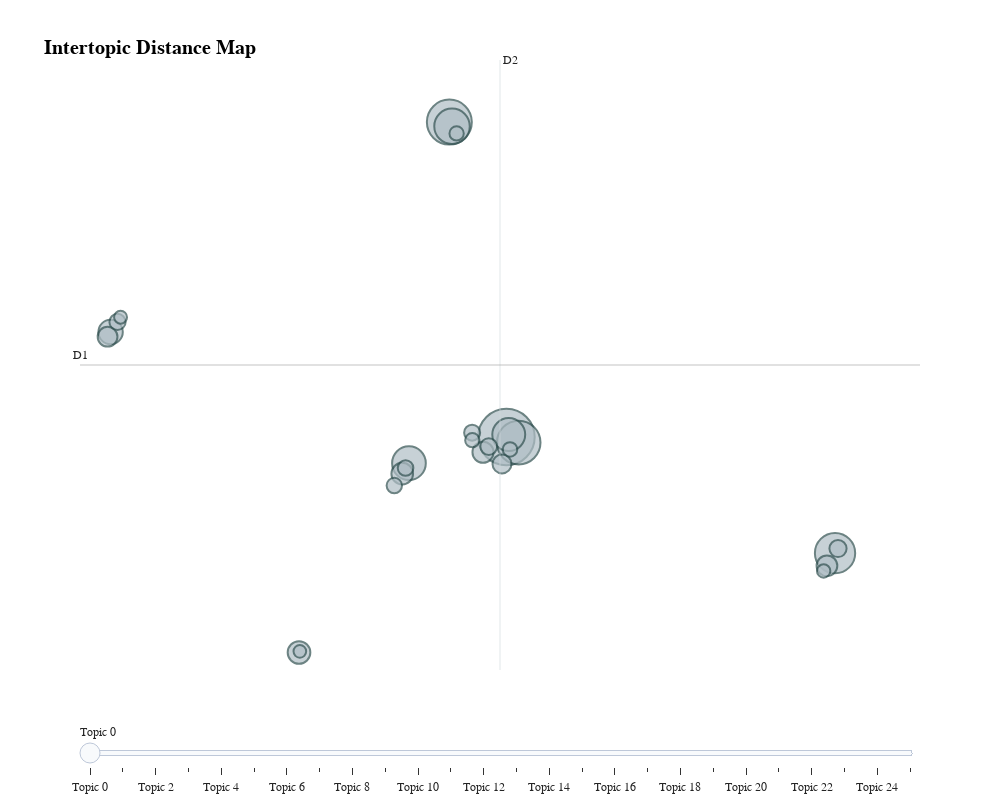

Notebook cell for this chart:
### Code cell
# ------------------------------------------------------------
# Visualize intertopic distances
# ------------------------------------------------------------

# N.B. UMAP (Uniform Manifold Approximation and Projection)
# used for dimensionality reduction. 
fig_2d = topic_model.visualize_topics(custom_labels=True)

# Update background and grid
fig_2d.update_layout(
    plot_bgcolor="white",
    paper_bgcolor="white",
    font_family="Arial",
    title_font_size=20,
    title_x=0.15,  # Center title
    width=1000,
    height=800,
    xaxis=dict(
        showgrid=False,
        zeroline=True,
        showline=True,
        ticks="outside",
        title=None
    ),
    yaxis=dict(
        showgrid=False,
        zeroline=True,
        showline=True,
        ticks="outside",
        title=None
    ),
    legend=dict(
        orientation="h",
        yanchor="bottom",
        y=1.02,
        xanchor="center",
        x=0.5
    )
)

fig_2d.write_image("../outputs/intertopic_distance_map_2D.png")
fig_2d.write_html("../outputs/intertopic_distance_map_2D.html")   

fig_2d.show()

### Figure 1 — Plotly figure (JSON) as saved in the notebook; plotly's stock layout.template omitted (floating-point values rounded to 4 significant figures)
{"data": [{"customdata": [[0, "growth | passenger | travel | markets | cargo", 499], [1, "safety | iosa | accidents | accident | audit", 315], [2, "emissions | carbon | saf | environmental | icao", 297], [3, "airport | charges | cost | airports | infrastructure", 253], [4, "security | risk | information | passenger | smart security", 196], [5, "settlement | billion | bsp | processed | cass", 177], [6, "s | commercial | business | world | contents", 169], [7, "cargo | e | freight | e freight | awb", 93], [8, "regulation | rights | passenger rights | regulations | smarter", 80], [9, "ndc | travel | airline | retailing | order", 73], [10, "airlines | airways | china | cargo | latam", 69], [11, "tax | taxes | taxation | government | passenger", 67], [12, "lithium | ceiv | batteries | lithium batteries | dangerous", 61], [13, "training | itdi | strategic | courses | partners", 56], [14, "slot | wsg | slots | airports | airport", 46], [15, "chairman | president | airlines | airways | board", 44], [16, "data | intelligence | cargois | business intelligence | dds", 41], [17, " |  |  |  | ", 40], [18, "bcbp | e | ticketing | boarding | passes", 38], [19, "baggage | self | fast travel | fast | travel", 37], [20, "diversity | inclusion | diversity inclusion | gender | female", 33], [21, "tel fax | fax | tel | offices | box", 32], [22, "id | identity | digital | biometric | travel", 32], [23, "fuel | jet fuel | jet | supply | fuel supply", 28], [24, "timatic | airs t | airs | t | timatic autocheck", 26], [25, "unruly | incidents | unruly passenger | unruly passengers | behavior", 25]], "hovertemplate": "<b>Topic %{customdata[0]}</b><br>%{customdata[1]}<br>Size: %{customdata[2]}", "legendgroup": "", "marker": {"color": "#B0BEC5", "line": {"color": "DarkSlateGrey", "width": 2}, "size": [499, 315, 297, 253, 196, 177, 169, 93, 80, 73, 69, 67, 61, 56, 46, 44, 41, 40, 38, 37, 33, 32, 32, 28, 26, 25], "sizemode": "area", "sizeref": 0.3119, "symbol": "circle"}, "mode": "markers", "name": "", "orientation": "v", "showlegend": false, "type": "scatter", "x": [9.298, 6.831, 9.828, 23.51, 6.946, 5.085, 9.399, -7.815, 0.3307, 4.794, 8.285, 23.16, -7.946, 9.107, 23.63, 8.535, -7.516, 7.816, 4.937, 4.451, 9.454, 7.824, 7.145, 23.01, -7.384, 0.3666], "xaxis": "x", "y": [2.745, 11.48, 2.591, -0.4749, 11.36, 2.019, 2.812, 5.656, -3.23, 1.73, 2.323, -0.8247, 5.526, 1.998, -0.3465, 2.479, 5.935, 2.866, 1.886, 1.399, 2.401, 2.656, 11.16, -0.968, 6.066, -3.198], "yaxis": "y"}], "layout": {"annotations": [{"showarrow": false, "text": "D1", "x": -9.138, "y": 4.741, "yshift": 10}, {"showarrow": false, "text": "D2", "x": 9.021, "xshift": 10, "y": 13.2}], "font": {"family": "Arial"}, "height": 800, "hoverlabel": {"bgcolor": "white", "font": {"family": "Rockwell", "size": 16}}, "legend": {"itemsizing": "constant", "orientation": "h", "tracegroupgap": 0, "x": 0.5, "xanchor": "center", "y": 1.02, "yanchor": "bottom"}, "margin": {"t": 60}, "paper_bgcolor": "white", "plot_bgcolor": "white", "shapes": [{"line": {"color": "#CFD8DC", "width": 2}, "type": "line", "x0": 9.021, "x1": 9.021, "y0": -3.715, "y1": 13.2}, {"line": {"color": "#9E9E9E", "width": 2}, "type": "line", "x0": -9.138, "x1": 27.18, "y0": 4.741, "y1": 4.741}], "sliders": [{"active": 0, "pad": {"t": 50}, "steps": [{"args": [{"marker.color": [["red", "#B0BEC5", "#B0BEC5", "#B0BEC5", "#B0BEC5", "#B0BEC5", "#B0BEC5", "#B0BEC5", "#B0BEC5", "#B0BEC5", "#B0BEC5", "#B0BEC5", "#B0BEC5", "#B0BEC5", "#B0BEC5", "#B0BEC5", "#B0BEC5", "#B0BEC5", "#B0BEC5", "#B0BEC5", "#B0BEC5", "#B0BEC5", "#B0BEC5", "#B0BEC5", "#B0BEC5", "#B0BEC5"]]}], "label": "Topic 0", "method": "update"}, {"args": [{"marker.color": [["#B0BEC5", "red", "#B0BEC5", "#B0BEC5", "#B0BEC5", "#B0BEC5", "#B0BEC5", "#B0BEC5", "#B0BEC5", "#B0BEC5", "#B0BEC5", "#B0BEC5", "#B0BEC5", "#B0BEC5", "#B0BEC5", "#B0BEC5", "#B0BEC5", "#B0BEC5", "#B0BEC5", "#B0BEC5", "#B0BEC5", "#B0BEC5", "#B0BEC5", "#B0BEC5", "#B0BEC5", "#B0BEC5"]]}], "label": "Topic 1", "method": "update"}, {"args": [{"marker.color": [["#B0BEC5", "#B0BEC5", "red", "#B0BEC5", "#B0BEC5", "#B0BEC5", "#B0BEC5", "#B0BEC5", "#B0BEC5", "#B0BEC5", "#B0BEC5", "#B0BEC5", "#B0BEC5", "#B0BEC5", "#B0BEC5", "#B0BEC5", "#B0BEC5", "#B0BEC5", "#B0BEC5", "#B0BEC5", "#B0BEC5", "#B0BEC5", "#B0BEC5", "#B0BEC5", "#B0BEC5", "#B0BEC5"]]}], "label": "Topic 2", "method": "update"}, {"args": [{"marker.color": [["#B0BEC5", "#B0BEC5", "#B0BEC5", "red", "#B0BEC5", "#B0BEC5", "#B0BEC5", "#B0BEC5", "#B0BEC5", "#B0BEC5", "#B0BEC5", "#B0BEC5", "#B0BEC5", "#B0BEC5", "#B0BEC5", "#B0BEC5", "#B0BEC5", "#B0BEC5", "#B0BEC5", "#B0BEC5", "#B0BEC5", "#B0BEC5", "#B0BEC5", "#B0BEC5", "#B0BEC5", "#B0BEC5"]]}], "label": "Topic 3", "method": "update"}, {"args": [{"marker.color": [["#B0BEC5", "#B0BEC5", "#B0BEC5", "#B0BEC5", "red", "#B0BEC5", "#B0BEC5", "#B0BEC5", "#B0BEC5", "#B0BEC5", "#B0BEC5", "#B0BEC5", "#B0BEC5", "#B0BEC5", "#B0BEC5", "#B0BEC5", "#B0BEC5", "#B0BEC5", "#B0BEC5", "#B0BEC5", "#B0BEC5", "#B0BEC5", "#B0BEC5", "#B0BEC5", "#B0BEC5", "#B0BEC5"]]}], "label": "Topic 4", "method": "update"}, {"args": [{"marker.color": [["#B0BEC5", "#B0BEC5", "#B0BEC5", "#B0BEC5", "#B0BEC5", "red", "#B0BEC5", "#B0BEC5", "#B0BEC5", "#B0BEC5", "#B0BEC5", "#B0BEC5", "#B0BEC5", "#B0BEC5", "#B0BEC5", "#B0BEC5", "#B0BEC5", "#B0BEC5", "#B0BEC5", "#B0BEC5", "#B0BEC5", "#B0BEC5", "#B0BEC5", "#B0BEC5", "#B0BEC5", "#B0BEC5"]]}], "label": "Topic 5", "method": "update"}, {"args": [{"marker.color": [["#B0BEC5", "#B0BEC5", "#B0BEC5", "#B0BEC5", "#B0BEC5", "#B0BEC5", "red", "#B0BEC5", "#B0BEC5", "#B0BEC5", "#B0BEC5", "#B0BEC5", "#B0BEC5", "#B0BEC5", "#B0BEC5", "#B0BEC5", "#B0BEC5", "#B0BEC5", "#B0BEC5", "#B0BEC5", "#B0BEC5", "#B0BEC5", "#B0BEC5", "#B0BEC5", "#B0BEC5", "#B0BEC5"]]}], "label": "Topic 6", "method": "update"}, {"args": [{"marker.color": [["#B0BEC5", "#B0BEC5", "#B0BEC5", "#B0BEC5", "#B0BEC5", "#B0BEC5", "#B0BEC5", "red", "#B0BEC5", "#B0BEC5", "#B0BEC5", "#B0BEC5", "#B0BEC5", "#B0BEC5", "#B0BEC5", "#B0BEC5", "#B0BEC5", "#B0BEC5", "#B0BEC5", "#B0BEC5", "#B0BEC5", "#B0BEC5", "#B0BEC5", "#B0BEC5", "#B0BEC5", "#B0BEC5"]]}], "label": "Topic 7", "method": "update"}, {"args": [{"marker.color": [["#B0BEC5", "#B0BEC5", "#B0BEC5", "#B0BEC5", "#B0BEC5", "#B0BEC5", "#B0BEC5", "#B0BEC5", "red", "#B0BEC5", "#B0BEC5", "#B0BEC5", "#B0BEC5", "#B0BEC5", "#B0BEC5", "#B0BEC5", "#B0BEC5", "#B0BEC5", "#B0BEC5", "#B0BEC5", "#B0BEC5", "#B0BEC5", "#B0BEC5", "#B0BEC5", "#B0BEC5", "#B0BEC5"]]}], "label": "Topic 8", "method": "update"}, {"args": [{"marker.color": [["#B0BEC5", "#B0BEC5", "#B0BEC5", "#B0BEC5", "#B0BEC5", "#B0BEC5", "#B0BEC5", "#B0BEC5", "#B0BEC5", "red", "#B0BEC5", "#B0BEC5", "#B0BEC5", "#B0BEC5", "#B0BEC5", "#B0BEC5", "#B0BEC5", "#B0BEC5", "#B0BEC5", "#B0BEC5", "#B0BEC5", "#B0BEC5", "#B0BEC5", "#B0BEC5", "#B0BEC5", "#B0BEC5"]]}], "label": "Topic 9", "method": "update"}, {"args": [{"marker.color": [["#B0BEC5", "#B0BEC5", "#B0BEC5", "#B0BEC5", "#B0BEC5", "#B0BEC5", "#B0BEC5", "#B0BEC5", "#B0BEC5", "#B0BEC5", "red", "#B0BEC5", "#B0BEC5", "#B0BEC5", "#B0BEC5", "#B0BEC5", "#B0BEC5", "#B0BEC5", "#B0BEC5", "#B0BEC5", "#B0BEC5", "#B0BEC5", "#B0BEC5", "#B0BEC5", "#B0BEC5", "#B0BEC5"]]}], "label": "Topic 10", "method": "update"}, {"args": [{"marker.color": [["#B0BEC5", "#B0BEC5", "#B0BEC5", "#B0BEC5", "#B0BEC5", "#B0BEC5", "#B0BEC5", "#B0BEC5", "#B0BEC5", "#B0BEC5", "#B0BEC5", "red", "#B0BEC5", "#B0BEC5", "#B0BEC5", "#B0BEC5", "#B0BEC5", "#B0BEC5", "#B0BEC5", "#B0BEC5", "#B0BEC5", "#B0BEC5", "#B0BEC5", "#B0BEC5", "#B0BEC5", "#B0BEC5"]]}], "label": "Topic 11", "method": "update"}, {"args": [{"marker.color": [["#B0BEC5", "#B0BEC5", "#B0BEC5", "#B0BEC5", "#B0BEC5", "#B0BEC5", "#B0BEC5", "#B0BEC5", "#B0BEC5", "#B0BEC5", "#B0BEC5", "#B0BEC5", "red", "#B0BEC5", "#B0BEC5", "#B0BEC5", "#B0BEC5", "#B0BEC5", "#B0BEC5", "#B0BEC5", "#B0BEC5", "#B0BEC5", "#B0BEC5", "#B0BEC5", "#B0BEC5", "#B0BEC5"]]}], "label": "Topic 12", "method": "update"}, {"args": [{"marker.color": [["#B0BEC5", "#B0BEC5", "#B0BEC5", "#B0BEC5", "#B0BEC5", "#B0BEC5", "#B0BEC5", "#B0BEC5", "#B0BEC5", "#B0BEC5", "#B0BEC5", "#B0BEC5", "#B0BEC5", "red", "#B0BEC5", "#B0BEC5", "#B0BEC5", "#B0BEC5", "#B0BEC5", "#B0BEC5", "#B0BEC5", "#B0BEC5", "#B0BEC5", "#B0BEC5", "#B0BEC5", "#B0BEC5"]]}], "label": "Topic 13", "method": "update"}, {"args": [{"marker.color": [["#B0BEC5", "#B0BEC5", "#B0BEC5", "#B0BEC5", "#B0BEC5", "#B0BEC5", "#B0BEC5", "#B0BEC5", "#B0BEC5", "#B0BEC5", "#B0BEC5", "#B0BEC5", "#B0BEC5", "#B0BEC5", "red", "#B0BEC5", "#B0BEC5", "#B0BEC5", "#B0BEC5", "#B0BEC5", "#B0BEC5", "#B0BEC5", "#B0BEC5", "#B0BEC5", "#B0BEC5", "#B0BEC5"]]}], "label": "Topic 14", "method": "update"}, {"args": [{"marker.color": [["#B0BEC5", "#B0BEC5", "#B0BEC5", "#B0BEC5", "#B0BEC5", "#B0BEC5", "#B0BEC5", "#B0BEC5", "#B0BEC5", "#B0BEC5", "#B0BEC5", "#B0BEC5", "#B0BEC5", "#B0BEC5", "#B0BEC5", "red", "#B0BEC5", "#B0BEC5", "#B0BEC5", "#B0BEC5", "#B0BEC5", "#B0BEC5", "#B0BEC5", "#B0BEC5", "#B0BEC5", "#B0BEC5"]]}], "label": "Topic 15", "method": "update"}, {"args": [{"marker.color": [["#B0BEC5", "#B0BEC5", "#B0BEC5", "#B0BEC5", "#B0BEC5", "#B0BEC5", "#B0BEC5", "#B0BEC5", "#B0BEC5", "#B0BEC5", "#B0BEC5", "#B0BEC5", "#B0BEC5", "#B0BEC5", "#B0BEC5", "#B0BEC5", "red", "#B0BEC5", "#B0BEC5", "#B0BEC5", "#B0BEC5", "#B0BEC5", "#B0BEC5", "#B0BEC5", "#B0BEC5", "#B0BEC5"]]}], "label": "Topic 16", "method": "update"}, {"args": [{"marker.color": [["#B0BEC5", "#B0BEC5", "#B0BEC5", "#B0BEC5", "#B0BEC5", "#B0BEC5", "#B0BEC5", "#B0BEC5", "#B0BEC5", "#B0BEC5", "#B0BEC5", "#B0BEC5", "#B0BEC5", "#B0BEC5", "#B0BEC5", "#B0BEC5", "#B0BEC5", "red", "#B0BEC5", "#B0BEC5", "#B0BEC5", "#B0BEC5", "#B0BEC5", "#B0BEC5", "#B0BEC5", "#B0BEC5"]]}], "label": "Topic 17", "method": "update"}, {"args": [{"marker.color": [["#B0BEC5", "#B0BEC5", "#B0BEC5", "#B0BEC5", "#B0BEC5", "#B0BEC5", "#B0BEC5", "#B0BEC5", "#B0BEC5", "#B0BEC5", "#B0BEC5", "#B0BEC5", "#B0BEC5", "#B0BEC5", "#B0BEC5", "#B0BEC5", "#B0BEC5", "#B0BEC5", "red", "#B0BEC5", "#B0BEC5", "#B0BEC5", "#B0BEC5", "#B0BEC5", "#B0BEC5", "#B0BEC5"]]}], "label": "Topic 18", "method": "update"}, {"args": [{"marker.color": [["#B0BEC5", "#B0BEC5", "#B0BEC5", "#B0BEC5", "#B0BEC5", "#B0BEC5", "#B0BEC5", "#B0BEC5", "#B0BEC5", "#B0BEC5", "#B0BEC5", "#B0BEC5", "#B0BEC5", "#B0BEC5", "#B0BEC5", "#B0BEC5", "#B0BEC5", "#B0BEC5", "#B0BEC5", "red", "#B0BEC5", "#B0BEC5", "#B0BEC5", "#B0BEC5", "#B0BEC5", "#B0BEC5"]]}], "label": "Topic 19", "method": "update"}, {"args": [{"marker.color": [["#B0BEC5", "#B0BEC5", "#B0BEC5", "#B0BEC5", "#B0BEC5", "#B0BEC5", "#B0BEC5", "#B0BEC5", "#B0BEC5", "#B0BEC5", "#B0BEC5", "#B0BEC5", "#B0BEC5", "#B0BEC5", "#B0BEC5", "#B0BEC5", "#B0BEC5", "#B0BEC5", "#B0BEC5", "#B0BEC5", "red", "#B0BEC5", "#B0BEC5", "#B0BEC5", "#B0BEC5", "#B0BEC5"]]}], "label": "Topic 20", "method": "update"}, {"args": [{"marker.color": [["#B0BEC5", "#B0BEC5", "#B0BEC5", "#B0BEC5", "#B0BEC5", "#B0BEC5", "#B0BEC5", "#B0BEC5", "#B0BEC5", "#B0BEC5", "#B0BEC5", "#B0BEC5", "#B0BEC5", "#B0BEC5", "#B0BEC5", "#B0BEC5", "#B0BEC5", "#B0BEC5", "#B0BEC5", "#B0BEC5", "#B0BEC5", "red", "#B0BEC5", "#B0BEC5", "#B0BEC5", "#B0BEC5"]]}], "label": "Topic 21", "method": "update"}, {"args": [{"marker.color": [["#B0BEC5", "#B0BEC5", "#B0BEC5", "#B0BEC5", "#B0BEC5", "#B0BEC5", "#B0BEC5", "#B0BEC5", "#B0BEC5", "#B0BEC5", "#B0BEC5", "#B0BEC5", "#B0BEC5", "#B0BEC5", "#B0BEC5", "#B0BEC5", "#B0BEC5", "#B0BEC5", "#B0BEC5", "#B0BEC5", "#B0BEC5", "#B0BEC5", "red", "#B0BEC5", "#B0BEC5", "#B0BEC5"]]}], "label": "Topic 22", "method": "update"}, {"args": [{"marker.color": [["#B0BEC5", "#B0BEC5", "#B0BEC5", "#B0BEC5", "#B0BEC5", "#B0BEC5", "#B0BEC5", "#B0BEC5", "#B0BEC5", "#B0BEC5", "#B0BEC5", "#B0BEC5", "#B0BEC5", "#B0BEC5", "#B0BEC5", "#B0BEC5", "#B0BEC5", "#B0BEC5", "#B0BEC5", "#B0BEC5", "#B0BEC5", "#B0BEC5", "#B0BEC5", "red", "#B0BEC5", "#B0BEC5"]]}], "label": "Topic 23", "method": "update"}, {"args": [{"marker.color": [["#B0BEC5", "#B0BEC5", "#B0BEC5", "#B0BEC5", "#B0BEC5", "#B0BEC5", "#B0BEC5", "#B0BEC5", "#B0BEC5", "#B0BEC5", "#B0BEC5", "#B0BEC5", "#B0BEC5", "#B0BEC5", "#B0BEC5", "#B0BEC5", "#B0BEC5", "#B0BEC5", "#B0BEC5", "#B0BEC5", "#B0BEC5", "#B0BEC5", "#B0BEC5", "#B0BEC5", "red", "#B0BEC5"]]}], "label": "Topic 24", "method": "update"}, {"args": [{"marker.color": [["#B0BEC5", "#B0BEC5", "#B0BEC5", "#B0BEC5", "#B0BEC5", "#B0BEC5", "#B0BEC5", "#B0BEC5", "#B0BEC5", "#B0BEC5", "#B0BEC5", "#B0BEC5", "#B0BEC5", "#B0BEC5", "#B0BEC5", "#B0BEC5", "#B0BEC5", "#B0BEC5", "#B0BEC5", "#B0BEC5", "#B0BEC5", "#B0BEC5", "#B0BEC5", "#B0BEC5", "#B0BEC5", "red"]]}], "label": "Topic 25", "method": "update"}]}], "title": {"font": {"color": "Black", "size": 20}, "text": "<b>Intertopic Distance Map</b>", "x": 0.15, "xanchor": "center", "y": 0.95, "yanchor": "top"}, "width": 1000, "xaxis": {"anchor": "y", "domain": [0, 1], "range": [-9.138, 27.18], "showgrid": false, "showline": true, "ticks": "outside", "title": {}, "visible": false, "zeroline": true}, "yaxis": {"anchor": "x", "domain": [0, 1], "range": [-3.715, 13.2], "showgrid": false, "showline": true, "ticks": "outside", "title": {}, "visible": false, "zeroline": true}}}
